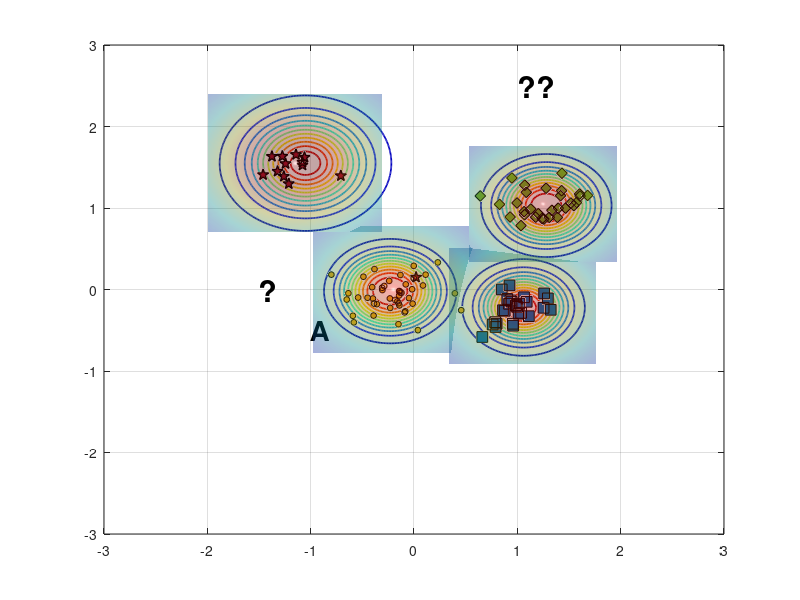

Recreate this plot in MATLAB. (Note: this script raises an error after producing the figure.)
%% Reproduce EVM-style demo figure (no toolboxes)
clear; close all; clc; rng(7);

% ---------- 1) 合成四类二维数据 ----------
% 类中心（大致对应图中位置）
C_star  = [-1.15  1.55];   % 红色星
C_diam  = [ 1.25  1.05];   % 绿色菱形
C_square= [ 1.05 -0.20];   % 蓝色方块
C_dot   = [-0.20  0.00];   % 蓝色小点（被 A 标注影响的那簇）

% 协方差（控制每簇形状）
S = @(sx,sy,rho)[sx^2 rho*sx*sy; rho*sx*sy sy^2];
Sig_star   = S(0.18,0.20, 0.05);
Sig_diam   = S(0.22,0.18,-0.10);
Sig_square = S(0.20,0.16, 0.05);
Sig_dot    = S(0.25,0.18, 0.00);

% 从高斯采样（不用 mvnrnd）
sample = @(N,mu,SIG) (randn(N,2)*chol(SIG,'lower') + mu);

X_star   = sample(12,C_star,   Sig_star);
X_diam   = sample(30,C_diam,   Sig_diam);
X_square = sample(28,C_square, Sig_square);
X_dot    = sample(45,C_dot,    Sig_dot);

% 加一个“离群星”靠近 A（见原图左中）
X_star = [X_star; 0.02 0.15];

% ---------- 2) 底面散点与样式 ----------
figure('Color','w','Position',[100,100,800,600]);
hold on; box on; grid on;
z0 = 0; % 所有散点都放在 z=0 的平面

% 确保按照绘制顺序叠放，便于把散点置顶
set(gca,'SortMethod','childorder');

h_star   = scatter3(X_star(:,1),  X_star(:,2),  z0+zeros(size(X_star,1),1),  70, ...
        'pentagram', 'filled', 'MarkerEdgeColor','k', 'MarkerFaceColor',[0.635294 0.0784314 0.184314], 'LineWidth',1.0); % 红色五角星 #A2142F
h_diam   = scatter3(X_diam(:,1),  X_diam(:,2),  z0+zeros(size(X_diam,1),1),  60, ...
        'd', 'filled', 'MarkerEdgeColor','k', 'MarkerFaceColor',[0.466667 0.674510 0.188235]); % 绿色菱形 #77AC30
h_square = scatter3(X_square(:,1),X_square(:,2),z0+zeros(size(X_square,1),1),60, ...
        's', 'filled', 'MarkerEdgeColor','k', 'MarkerFaceColor',[0 0.447059 0.741176]); % 蓝色正方形 #0072BD
h_dot    = scatter3(X_dot(:,1),   X_dot(:,2),   z0+zeros(size(X_dot,1),1),   18, ...
        'o', 'filled', 'MarkerEdgeColor','k', 'MarkerFaceColor',[0.929412 0.694118 0.125490]); % 黄色圆形 #EDB120


% ---------- 3) ψ-model 等值环（彩色同心） ----------
% 采用带形状参的径向函数 psi(r) = exp(-(r/s)^t)
psi = @(X,Y,cx,cy,s,t) exp( - ( sqrt((X-cx).^2 + (Y-cy).^2) ./ s ).^t );

% 选几处“极端向量/代表点”（包含 A 所在）
EV = [ -0.23 -0.02 ;   % A 对应蓝点极端向量
        1.06 -0.22 ;   % 蓝方块
        1.28  1.03 ;   % 绿菱形
       -1.05  1.55 ];  % 红星
scale = [0.42, 0.36, 0.40, 0.48];   % 各自 scale
shape = [2.6,  2.2,  2.4,  2.0];    % 各自 shape

% 网格
[xg,yg] = meshgrid(linspace(-3,3,400));
colormap(jet); caxis([0 1]);

% 等高线层级（红到蓝：高到低）
levels = linspace(1.0,0.05,12);

for k = 1:size(EV,1)
    Z = psi(xg,yg,EV(k,1),EV(k,2),scale(k),shape(k));
    [~, h] = contour(xg,yg,Z,levels);    % 直接画在底面，保持颜色映射
    set(h,'LineWidth',1.25);

    % 将等高线明确压到 z=0（兼容不同 MATLAB 版本）
    ch = get(h,'Children');
    for ic = 1:numel(ch)
        zd = get(ch(ic),'ZData');
        if ~isempty(zd)
            set(ch(ic),'ZData',zeros(size(zd))); % 强制贴在 z=0
        end
    end
end

% 标出 A 与问号
text(-1,-0.5,0,'A','FontWeight','bold','FontSize',20,'Color','k');
text( 1, 2.5,0,'??','FontWeight','bold','FontSize',22,'Color','k');
text( -1.5,0,0,'?','FontWeight','bold','FontSize',22,'Color','k');

% ---------- 4) 上方半透明“钟形面”（表示类支持/概率） ----------
% 用四个高斯穹顶，中心与各簇一致
gauss2 = @(X,Y,cx,cy,s) exp(-((X-cx).^2 + (Y-cy).^2)/(2*s^2));
tops  = {C_star, C_diam, C_square, C_dot};
sigT  = [0.65 0.55 0.55 0.60];
amp   = [1.05 0.95 0.90 0.85];

% 抬高穹顶，并缩小每个穹顶的覆盖范围（为每个穹顶使用局部网格）
zlift      = 0.18;   % 统一抬高量（不改变颜色映射）
spanFactor = 1.3;    % 每个穹顶半宽 = spanFactor * sigma（越小覆盖越小）
gridN      = 121;    % 局部网格分辨率

for i=1:4
    cx = tops{i}(1); cy = tops{i}(2);
    span = spanFactor * sigT(i);
    [xgi,ygi] = meshgrid(linspace(cx - span, cx + span, gridN), ...
                         linspace(cy - span, cy + span, gridN));

    Zt = amp(i) * gauss2(xgi,ygi,cx,cy,sigT(i));
    % 用 Zt 作为颜色，Zt+zlift 作为高度，从而抬高且保留原色
    s1 = surf(xgi,ygi, Zt + zlift, Zt, 'EdgeColor','none', 'FaceAlpha',0.35);
end
shading interp; camlight headlight; lighting gouraud;

% 将散点推到顶层
uistack([h_star h_diam h_square h_dot], 'top');

% ---------- 5) 轴、视角与观感 ----------
xlim([-2 2]); ylim([-1 3]); zlim([0 1.25]); view(-67,22);
axis vis3d; daspect([1 1 0.8]);
set(gca,'FontName','Times New Roman','FontSize',12,'LineWidth',1);
% xlabel('x'); ylabel('y'); zlabel('score / \psi');

% 网格和背景风格
grid on; 
% set(gca,'GridAlpha',0.2,'MinorGridAlpha',0.2);
